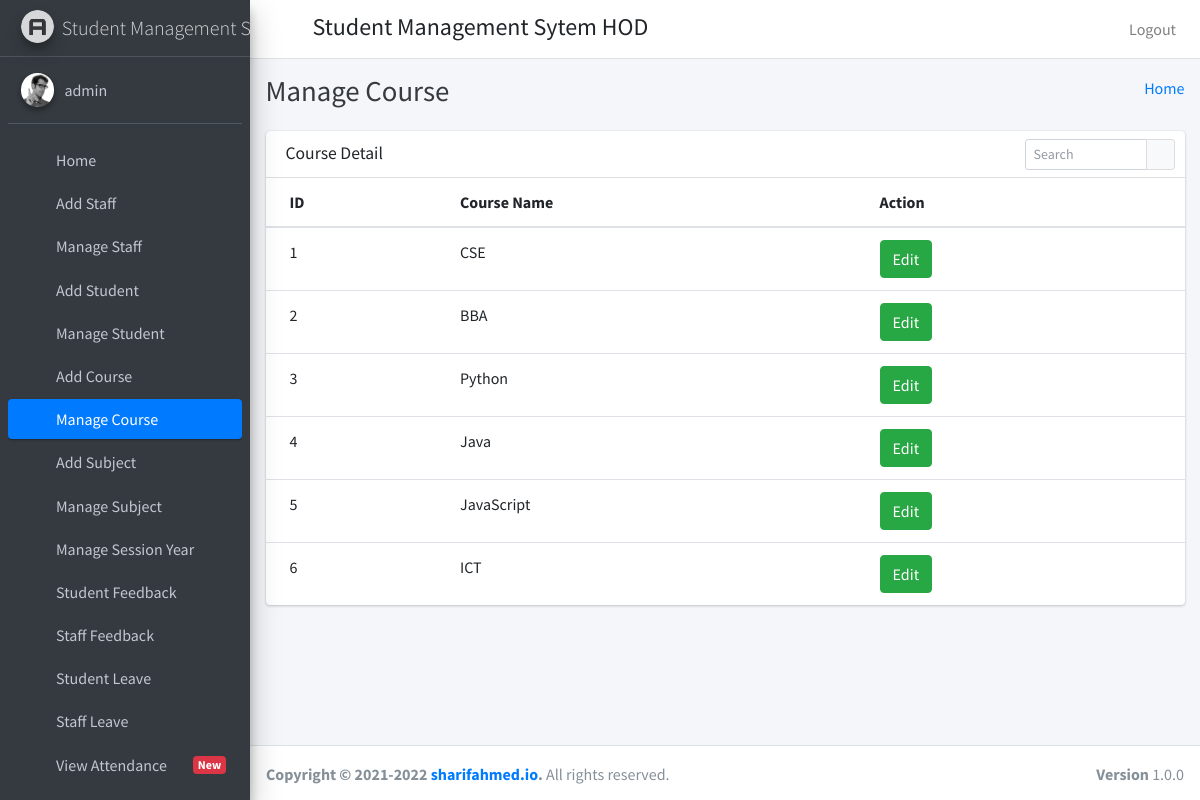
The app's page /manage_course (signed in) with its own data.
### student_management_app/models.py (models this page shows)
class CustomUser(AbstractUser):
    user_type_data=((1,"HOD"),(2,"Staff"),(3,"Student"))
    user_type=models.CharField(default=1,choices=user_type_data,max_length=10)

class Course(models.Model):
    course_name=models.CharField(max_length=255)
    created_at=models.DateTimeField(auto_now_add=True)
    updated_at=models.DateTimeField(auto_now_add=True)
    objects=models.Manager()

### student_management_app/hodviews.py (the view)
# urls.py: path('manage_course',hodviews.manage_course,name="manage_course"),
def manage_course(request):
    course=Course.objects.all()
    return render(request,"hod_template/manage_course.html",{"course":course})

### student_management_app/LoginCheckMiddleWare.py (called while the page is built, shortened)
    def process_view(self,request,view_func,view_args,view_kwargs):
        modulename=view_func.__module__
        user=request.user
        if user.is_authenticated:
            if user.user_type == "1":
                if modulename == "student_management_app.hodviews":
                    pass
                elif modulename == "student_management_app.views" or modulename == "django.views.static":
                    pass
                else:
                    return HttpResponseRedirect(reverse("admin_home"))
            else:
                return HttpResponseRedirect(reverse("login"))
        else:
            if request.path == reverse("login") or request.path == reverse("do_login") or modulename == "django.contrib.auth.views":
                pass
            else:
                return HttpResponseRedirect(reverse("login"))

### student_management_app/templates/hod_template/manage_course.html
{% extends 'hod_template/base.html' %}
{% block page_title %}
Manage Course
{% endblock page_title %}
{% block main_content %}
    <section class="content">
      <div class="container-fluid">
         <div class="row">
          <div class="col-12">
            <div class="card">
              <div class="card-header">
                <h3 class="card-title">Course Detail</h3>
                <div class="card-tools">
                  <div class="input-group input-group-sm" style="width: 150px;">
                    <input type="text" name="table_search" class="form-control float-right" placeholder="Search">
                    <div class="input-group-append">
                      <button type="submit" class="btn btn-default"><i class="fas fa-search"></i></button>
                    </div>
                  </div>
                </div>
              </div>
              <div class="card-body table-responsive p-0">
                <table class="table table-hover text-nowrap">
                  <thead>
                    <tr>
                      <th>ID</th>
                      <th>Course Name</th>
                      <th>Action</th>
                    </tr>
                  </thead>
                  <tbody>
                  {% for p in course %}
                    <tr>
                      <td>{{p.id}}</td>
                      <td>{{p.course_name}}</td>
                      <td><a href="/edit_course/{{ p.id }}" class="btn btn-success">Edit</a></td>
                    </tr>
                   {% endfor %}
                  </tbody>
                </table>
              </div>
            </div>
          </div>
        </div>
      </div>
    </section>
{% endblock main_content %}

### student_management_app/templates/hod_template/base.html (shortened to what this page needs)
{% load static %}
<!DOCTYPE html>
<html>
<head>
  <link rel="stylesheet" href="{% static 'plugins/fontawesome-free/css/all.min.css' %}">
  <link rel="stylesheet" href="https://code.ionicframework.com/ionicons/2.0.1/css/ionicons.min.css' %}">
  <link rel="stylesheet" href="{% static 'plugins/tempusdominus-bootstrap-4/css/tempusdominus-bootstrap-4.min.css' %}">
  <link rel="stylesheet" href="{% static 'plugins/icheck-bootstrap/icheck-bootstrap.min.css' %}">
  <link rel="stylesheet" href="{% static 'plugins/jqvmap/jqvmap.min.css' %}">
  <link rel="stylesheet" href="{% static 'dist/css/adminlte.min.css' %}">
  <link rel="stylesheet" href="{% static 'plugins/overlayScrollbars/css/OverlayScrollbars.min.css' %}">
  <link rel="stylesheet" href="{% static 'plugins/daterangepicker/daterangepicker.css' %}">
  <link rel="stylesheet" href="{% static 'plugins/summernote/summernote-bs4.css' %}">
</head>
<body class="hold-transition sidebar-mini layout-fixed">
<div class="wrapper">
  <nav class="main-header navbar navbar-expand navbar-white navbar-light">
    <ul class="navbar-nav">
      <li class="nav-item">
        <a class="nav-link" data-widget="pushmenu" href="#"><i class="fas fa-bars"></i></a>
      </li>
    </ul>
    <h4 style="margin-left: 10px;margin-top: 5px;">Student Management Sytem HOD</h4>
     <ul class="navbar-nav ml-auto">
      <li class="nav-item">
        <a class="nav-link" href="{% url 'logout' %}">
          Logout
        </a>
      </li>
    </ul>
  </nav>
  {% include "hod_template/sidebar.html" with user=user id=id %}
  <div class="content-wrapper">
    <div class="content-header">
    <div class="container-fluid">
      <div class="row mb-2">
        <div class="col-sm-6">
          <h1 class="m-0 text-dark">
            {% block page_title %}
            {% endblock page_title %}
          </h1>
        </div>
        <div class="col-sm-6">
          <ol class="breadcrumb float-sm-right">
            <li class="breadcrumb-item"><a href="{% url 'admin_home' %}">Home</a></li>
          </ol>
        </div>
      </div>
    </div>
  </div>
   {% block main_content %}
   {% endblock main_content %}
  </div>
  {% include "hod_template/footer.html" %}
</div>
</body>
</html>

### student_management_app/templates/hod_template/sidebar.html (shortened to what this page needs)
{% load static %}
<aside class="main-sidebar sidebar-dark-primary elevation-4">
    <a href="index3.html" class="brand-link">
      <img src="{% static 'dist/img/AdminLTELogo.png' %}" alt="AdminLTE Logo" class="brand-image img-circle elevation-3"
           style="opacity: .8">
      <span class="brand-text font-weight-light">Student Management System</span>
    </a>
    <div class="sidebar">
      <div class="user-panel mt-3 pb-3 mb-3 d-flex">
        <div class="image">
            <img src="{% static 'dist/img/user2-160x160.jpg' %}" class="img-circle elevation-2" alt="User Image">
        </div>
        <div class="info">
          <a href="{% url 'admin_profile' %}" class="d-block">{{user.username}}</a>
        </div>
      </div>
      <nav class="mt-2">
        <ul class="nav nav-pills nav-sidebar flex-column" data-widget="treeview" role="menu" data-accordion="false">
           <li class="nav-item">
            {% url 'admin_home' as admin_home %}
            <a href="{{ admin_home }}" class="nav-link {% if request.path == admin_home %} active {% endif %}">
              <i class="nav-icon fas fa-th"></i>
              <p>
                Home
              </p>
            </a>
          </li>
          <li class="nav-item">
            {% url 'add_staff' as add_staff %}
            <a href="{{ add_staff }}" class="nav-link {% if request.path == add_staff %} active {% endif %}">
              <i class="nav-icon fas fa-th"></i>
              <p>
                Add Staff
              </p>
            </a>
          </li>
          <li class="nav-item">
            {% url 'manage_staff' as manage_staff %}
            {% url 'edit_staff' staff_id=id as edit_staff %}
            <a href="{% url 'manage_staff' %}"  class="nav-link {% if request.path == manage_staff %} active {% endif %}{% if request.path == edit_staff %} active {% endif %}">
              <i class="nav-icon fas fa-th"></i>
              <p>
                Manage Staff
              </p>
            </a>
          </li>
          <li class="nav-item">
             {% url 'add_student' as add_student %}
            <a href="{% url 'add_student' %}" class="nav-link {% if request.path == add_student %} active {% endif %}">
              <i class="nav-icon fas fa-th"></i>
              <p>
                Add Student
              </p>
            </a>
          </li>
          <li class="nav-item">
            {% url 'manage_student' as manage_student %}
            {% url 'edit_student' student_id=id as edit_student %}
            <a href="{% url 'manage_student' %}" class="nav-link {% if request.path == manage_student %} active {% endif %} {% if request.path == edit_student %} active {% endif %}">
              <i class="nav-icon fas fa-th"></i>
              <p>
                Manage Student
              </p>
            </a>
          </li>
          <li class="nav-item">
            {% url 'add_course' as add_course %}
            <a href=" {% url 'add_course' %}" class="nav-link {% if request.path == add_course %} active {% endif %}">
              <i class="nav-icon fas fa-th"></i>
              <p>
                Add Course
              </p>
            </a>
          </li>
          <li class="nav-item">
            {% url 'manage_course' as manage_course %}
            {% url 'edit_course' course_id=id as edit_course %}
            <a href=" {% url 'manage_course' %}" class="nav-link {% if request.path == manage_course %} active {% endif %}{% if request.path == edit_course %} active {% endif %}">
              <i class="nav-icon fas fa-th"></i>
              <p>
                Manage Course
              </p>
            </a>
          </li>
          <li class="nav-item">
            {% url 'add_subject' as add_subject %}
            <a href=" {% url 'add_subject' %}" class="nav-link {% if request.path == add_subject %} active {% endif %}">
              <i class="nav-icon fas fa-th"></i>
              <p>
                Add Subject
              </p>
            </a>
          </li>
          <li class="nav-item">
            {% url 'manage_subject' as manage_subject %}
            {% url 'edit_subject' subject_id=id as edit_subject %}
            <a href="{% url 'manage_subject' %}" class="nav-link {% if request.path == manage_subject %} active {% endif %}{% if request.path == edit_subject %} active {% endif %}">
              <i class="nav-icon fas fa-th"></i>
              <p>
                Manage Subject
              </p>
            </a>
          </li>
          <li class="nav-item">
            {% url 'manage_session' as manage_session %}
            <a href="{% url 'manage_session' %}" class="nav-link {% if request.path == manage_session %} active {% endif %}">
              <i class="nav-icon fas fa-th"></i>
              <p>
                Manage Session Year
              </p>
            </a>
          </li>
            <li class="nav-item">
             {% url 'student_feedback_message' as student_feedback_message %}
            <a href="{% url 'student_feedback_message' %}" class="nav-link {% if request.path == student_feedback_message %} active {% endif %}">
              <i class="nav-icon fas fa-th"></i>
              <p>
                Student Feedback
              </p>
            </a>
          </li>
           <li class="nav-item">
               {% url 'staff_feedback_message' as staff_feedback_message %}
            <a href="{% url 'staff_feedback_message' %}" class="nav-link {% if request.path == staff_feedback_message %} active {% endif %}">
              <i class="nav-icon fas fa-th"></i>
              <p>
                Staff Feedback
              </p>
            </a>
          </li>
           <li class="nav-item">
            {% url 'student_leave_view' as student_leave_view %}
            <a href="{% url 'student_leave_view' %}" class="nav-link {% if request.path == student_leave_view %} active {% endif %}">
              <i class="nav-icon fas fa-th"></i>
              <p>
                Student Leave
              </p>
            </a>
          </li>
          <li class="nav-item">
            {% url 'staff_leave_view' as staff_leave_view %}
            <a href="{% url 'staff_leave_view' %}" class="nav-link {% if request.path == staff_leave_view %} active {% endif %}">
              <i class="nav-icon fas fa-th"></i>
              <p>
                Staff Leave
              </p>
            </a>
          </li>
          <li class="nav-item">
            <a href="{% url 'add_staff' %}" class="nav-link">
              <i class="nav-icon fas fa-th"></i>
              <p>
                View Attendance
                <span class="right badge badge-danger">New</span>
              </p>
            </a>
          </li>
          <li class="nav-item">
            <a href="{% url 'add_staff' %}" class="nav-link">
            </a>
          </li>
        </ul>
      </nav>
    </div>
  </aside>

### student_management_app/templates/hod_template/footer.html
{% load static %}
<footer class="main-footer">
    <strong>Copyright &copy; 2021-2022 <a href="">sharifahmed.io</a>.</strong>
    All rights reserved.
    <div class="float-right d-none d-sm-inline-block">
      <b>Version</b> 1.0.0
    </div>
  </footer>

### records on screen
CustomUser: username "admin"
Course: id "1", course_name "CSE"
Course: id "2", course_name "BBA"
Course: id "3", course_name "Python"
Course: id "4", course_name "Java"
Course: id "5", course_name "JavaScript"
Course: id "6", course_name "ICT"
